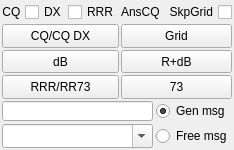
                   <widget class="QWidget" name="tab_2">
                    <property name="sizePolicy">
                     <sizepolicy hsizetype="Expanding" vsizetype="Preferred">
                      <horstretch>2</horstretch>
                      <verstretch>0</verstretch>
                     </sizepolicy>
                    </property>
                    <attribute name="title">
                     <string>2</string>
                    </attribute>
                    <layout class="QGridLayout" name="gridLayout_13">
                     <property name="leftMargin">
                      <number>2</number>
                     </property>
                     <property name="topMargin">
                      <number>2</number>
                     </property>
                     <property name="rightMargin">
                      <number>2</number>
                     </property>
                     <property name="bottomMargin">
                      <number>2</number>
                     </property>
                     <property name="spacing">
                      <number>3</number>
                     </property>
                     <item row="0" column="0">
                      <layout class="QVBoxLayout" name="verticalLayout_8" stretch="3,1">
                       <property name="spacing">
                        <number>2</number>
                       </property>
                       <item>
                        <layout class="QGridLayout" name="gridLayout_4" rowstretch="0,2,2,2">
                         <property name="spacing">
                          <number>2</number>
                         </property>
                         <item row="0" column="0">
                          <layout class="QHBoxLayout" name="horizontalLayout_12">
                           <property name="spacing">
                            <number>1</number>
                           </property>
                           <item>
                            <widget class="QLabel" name="label_9">
                             <property name="sizePolicy">
                              <sizepolicy hsizetype="Preferred" vsizetype="Preferred">
                               <horstretch>2</horstretch>
                               <verstretch>0</verstretch>
                              </sizepolicy>
                             </property>
                             <property name="minimumSize">
                              <size>
                               <width>0</width>
                               <height>0</height>
                              </size>
                             </property>
                             <property name="maximumSize">
                              <size>
                               <width>16777215</width>
                               <height>16777215</height>
                              </size>
                             </property>
                             <property name="text">
                              <string>CQ </string>
                             </property>
                             <property name="alignment">
                              <set>Qt::AlignCenter</set>
                             </property>
                            </widget>
                           </item>
                           <item>
                            <widget class="QCheckBox" name="dxCheckBox">
                             <property name="sizePolicy">
                              <sizepolicy hsizetype="Preferred" vsizetype="Preferred">
                               <horstretch>2</horstretch>
                               <verstretch>0</verstretch>
                              </sizepolicy>
                             </property>
                             <property name="toolTip">
                              <string>Check to generate 'CQ DX' message, uncheck to generate 'CQ'</string>
                             </property>
                             <property name="autoFillBackground">
                              <bool>false</bool>
                             </property>
                             <property name="text">
                              <string>DX</string>
                             </property>
                            </widget>
                           </item>
                           <item>
                            <widget class="QCheckBox" name="rrrCheckBox">
                             <property name="sizePolicy">
                              <sizepolicy hsizetype="Preferred" vsizetype="Preferred">
                               <horstretch>2</horstretch>
                               <verstretch>0</verstretch>
                              </sizepolicy>
                             </property>
                             <property name="toolTip">
                              <string>Check to generate 'RRR' message, uncheck to generate 'RR73'</string>
                             </property>
                             <property name="autoFillBackground">
                              <bool>false</bool>
                             </property>
                             <property name="text">
                              <string>RRR</string>
                             </property>
                            </widget>
                           </item>
                          </layout>
                         </item>
                         <item row="0" column="1">
                          <layout class="QHBoxLayout" name="horizontalLayout_13">
                           <property name="spacing">
                            <number>0</number>
                           </property>
                           <item>
                            <widget class="QLabel" name="label_10">
                             <property name="sizePolicy">
                              <sizepolicy hsizetype="Preferred" vsizetype="Preferred">
                               <horstretch>2</horstretch>
                               <verstretch>0</verstretch>
                              </sizepolicy>
                             </property>
                             <property name="minimumSize">
                              <size>
                               <width>0</width>
                               <height>0</height>
                              </size>
                             </property>
                             <property name="maximumSize">
                              <size>
                               <width>16777215</width>
                               <height>16777215</height>
                              </size>
                             </property>
                             <property name="text">
                              <string>AnsCQ </string>
                             </property>
                             <property name="alignment">
                              <set>Qt::AlignCenter</set>
                             </property>
                            </widget>
                           </item>
                           <item>
                            <widget class="QCheckBox" name="skipGrid">
                             <property name="sizePolicy">
                              <sizepolicy hsizetype="Preferred" vsizetype="Preferred">
                               <horstretch>2</horstretch>
                               <verstretch>0</verstretch>
                              </sizepolicy>
                             </property>
                             <property name="toolTip">
                              <string>&lt;html&gt;&lt;head/&gt;&lt;body&gt;&lt;p&gt;Skip transmitting message with QTH Grid locator&lt;/p&gt;&lt;/body&gt;&lt;/html&gt;</string>
                             </property>
                             <property name="layoutDirection">
                              <enum>Qt::RightToLeft</enum>
                             </property>
                             <property name="text">
                              <string>SkpGrid</string>
                             </property>
                            </widget>
                           </item>
                          </layout>
                         </item>
                         <item row="1" column="0">
                          <widget class="QPushButton" name="pbCallCQ">
                           <property name="sizePolicy">
                            <sizepolicy hsizetype="Preferred" vsizetype="Preferred">
                             <horstretch>2</horstretch>
                             <verstretch>2</verstretch>
                            </sizepolicy>
                           </property>
                           <property name="minimumSize">
                            <size>
                             <width>85</width>
                             <height>23</height>
                            </size>
                           </property>
                           <property name="maximumSize">
                            <size>
                             <width>16777215</width>
                             <height>75</height>
                            </size>
                           </property>
                           <property name="toolTip">
                            <string>&lt;html&gt;&lt;head/&gt;&lt;body&gt;&lt;p&gt;Generate CQ message if DX checkbox is unchecked, generate CQ DX message if DX checkbox is checked&lt;/p&gt;&lt;/body&gt;&lt;/html&gt;</string>
                           </property>
                           <property name="text">
                            <string>CQ/CQ DX</string>
                           </property>
                          </widget>
                         </item>
                         <item row="1" column="1">
                          <widget class="QPushButton" name="pbAnswerCQ">
                           <property name="sizePolicy">
                            <sizepolicy hsizetype="Preferred" vsizetype="Preferred">
                             <horstretch>2</horstretch>
                             <verstretch>2</verstretch>
                            </sizepolicy>
                           </property>
                           <property name="minimumSize">
                            <size>
                             <width>85</width>
                             <height>23</height>
                            </size>
                           </property>
                           <property name="maximumSize">
                            <size>
                             <width>16777215</width>
                             <height>75</height>
                            </size>
                           </property>
                           <property name="toolTip">
                            <string>Generate message for replying to a CQ</string>
                           </property>
                           <property name="text">
                            <string>Grid</string>
                           </property>
                          </widget>
                         </item>
                         <item row="2" column="0">
                          <widget class="QPushButton" name="pbAnswerCaller">
                           <property name="sizePolicy">
                            <sizepolicy hsizetype="Preferred" vsizetype="Preferred">
                             <horstretch>2</horstretch>
                             <verstretch>2</verstretch>
                            </sizepolicy>
                           </property>
                           <property name="minimumSize">
                            <size>
                             <width>85</width>
                             <height>23</height>
                            </size>
                           </property>
                           <property name="maximumSize">
                            <size>
                             <width>16777215</width>
                             <height>75</height>
                            </size>
                           </property>
                           <property name="toolTip">
                            <string>Generate message with report</string>
                           </property>
                           <property name="text">
                            <string>dB</string>
                           </property>
                          </widget>
                         </item>
                         <item row="2" column="1">
                          <widget class="QPushButton" name="pbSendReport">
                           <property name="sizePolicy">
                            <sizepolicy hsizetype="Preferred" vsizetype="Preferred">
                             <horstretch>2</horstretch>
                             <verstretch>2</verstretch>
                            </sizepolicy>
                           </property>
                           <property name="minimumSize">
                            <size>
                             <width>85</width>
                             <height>23</height>
                            </size>
                           </property>
                           <property name="maximumSize">
                            <size>
                             <width>16777215</width>
                             <height>75</height>
                            </size>
                           </property>
                           <property name="toolTip">
                            <string>Generate message with R+report</string>
                           </property>
                           <property name="text">
                            <string>R+dB</string>
                           </property>
                          </widget>
                         </item>
                         <item row="3" column="0">
                          <widget class="QPushButton" name="pbSendRRR">
                           <property name="sizePolicy">
                            <sizepolicy hsizetype="Preferred" vsizetype="Preferred">
                             <horstretch>2</horstretch>
                             <verstretch>2</verstretch>
                            </sizepolicy>
                           </property>
                           <property name="minimumSize">
                            <size>
                             <width>85</width>
                             <height>23</height>
                            </size>
                           </property>
                           <property name="maximumSize">
                            <size>
                             <width>16777215</width>
                             <height>75</height>
                            </size>
                           </property>
                           <property name="toolTip">
                            <string>&lt;html&gt;&lt;head/&gt;&lt;body&gt;&lt;p&gt;Generate message with RR73 if RRR checkbox is unchecked, generate RRR message if RRR checkbox is checked&lt;/p&gt;&lt;/body&gt;&lt;/html&gt;</string>
                           </property>
                           <property name="text">
                            <string>RRR/RR73</string>
                           </property>
                          </widget>
                         </item>
                         <item row="3" column="1">
                          <widget class="QPushButton" name="pbSend73">
                           <property name="sizePolicy">
                            <sizepolicy hsizetype="Preferred" vsizetype="Preferred">
                             <horstretch>2</horstretch>
                             <verstretch>2</verstretch>
                            </sizepolicy>
                           </property>
                           <property name="minimumSize">
                            <size>
                             <width>85</width>
                             <height>23</height>
                            </size>
                           </property>
                           <property name="maximumSize">
                            <size>
                             <width>16777215</width>
                             <height>75</height>
                            </size>
                           </property>
                           <property name="toolTip">
                            <string>Generate message with 73</string>
                           </property>
                           <property name="text">
                            <string>73</string>
                           </property>
                          </widget>
                         </item>
                        </layout>
                       </item>
                       <item>
                        <layout class="QGridLayout" name="gridLayout_12">
                         <property name="spacing">
                          <number>3</number>
                         </property>
                         <item row="0" column="0">
                          <widget class="QLineEdit" name="genMsg">
                           <property name="sizePolicy">
                            <sizepolicy hsizetype="Expanding" vsizetype="Expanding">
                             <horstretch>3</horstretch>
                             <verstretch>1</verstretch>
                            </sizepolicy>
                           </property>
                           <property name="minimumSize">
                            <size>
                             <width>120</width>
                             <height>20</height>
                            </size>
                           </property>
                           <property name="maximumSize">
                            <size>
                             <width>16777215</width>
                             <height>40</height>
                            </size>
                           </property>
                          </widget>
                         </item>
                         <item row="0" column="1">
                          <widget class="QRadioButton" name="rbGenMsg">
                           <property name="sizePolicy">
                            <sizepolicy hsizetype="Minimum" vsizetype="Fixed">
                             <horstretch>1</horstretch>
                             <verstretch>0</verstretch>
                            </sizepolicy>
                           </property>
                           <property name="minimumSize">
                            <size>
                             <width>0</width>
                             <height>20</height>
                            </size>
                           </property>
                           <property name="toolTip">
                            <string>Send this standard (generated) message</string>
                           </property>
                           <property name="text">
                            <string>Gen msg</string>
                           </property>
                           <property name="checked">
                            <bool>true</bool>
                           </property>
                          </widget>
                         </item>
                         <item row="1" column="0">
                          <widget class="QComboBox" name="freeTextMsg">
                           <property name="sizePolicy">
                            <sizepolicy hsizetype="Preferred" vsizetype="Expanding">
                             <horstretch>3</horstretch>
                             <verstretch>1</verstretch>
                            </sizepolicy>
                           </property>
                           <property name="minimumSize">
                            <size>
                             <width>120</width>
                             <height>24</height>
                            </size>
                           </property>
                           <property name="maximumSize">
                            <size>
                             <width>16777215</width>
                             <height>40</height>
                            </size>
                           </property>
                           <property name="toolTip">
                            <string>Enter a free text message (maximum 13 characters)
or select a predefined macro from the dropdown list.
Press ENTER to add the current text to the predefined
list. The list can be maintained in Settings (F2).</string>
                           </property>
                           <property name="editable">
                            <bool>true</bool>
                           </property>
                           <property name="maxVisibleItems">
                            <number>10</number>
                           </property>
                           <property name="insertPolicy">
                            <enum>QComboBox::InsertAtBottom</enum>
                           </property>
                           <property name="iconSize">
                            <size>
                             <width>16</width>
                             <height>16</height>
                            </size>
                           </property>
                          </widget>
                         </item>
                         <item row="1" column="1">
                          <widget class="QRadioButton" name="rbFreeText">
                           <property name="sizePolicy">
                            <sizepolicy hsizetype="Minimum" vsizetype="Fixed">
                             <horstretch>1</horstretch>
                             <verstretch>0</verstretch>
                            </sizepolicy>
                           </property>
                           <property name="minimumSize">
                            <size>
                             <width>0</width>
                             <height>20</height>
                            </size>
                           </property>
                           <property name="toolTip">
                            <string>Send this free-text message (max 13 characters)</string>
                           </property>
                           <property name="text">
                            <string>Free msg</string>
                           </property>
                          </widget>
                         </item>
                        </layout>
                       </item>
                      </layout>
                     </item>
                    </layout>
                   </widget>
